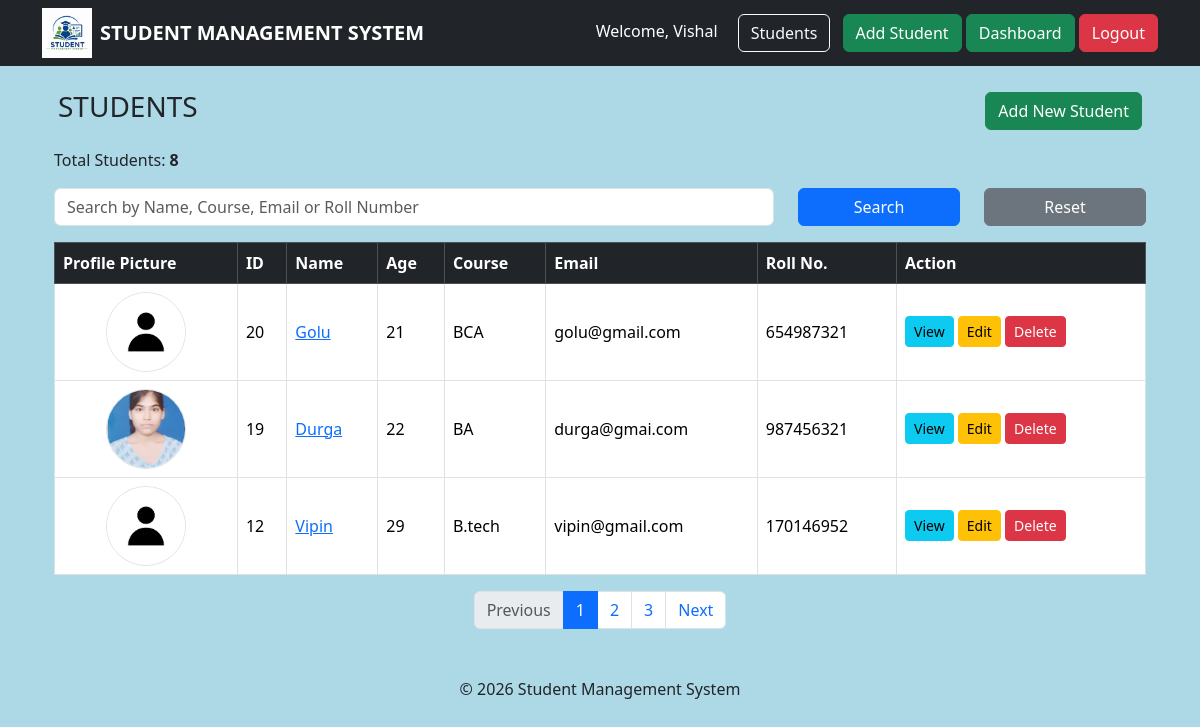
The app's page /students/ (signed in) with its own data.
### students/models.py (models this page shows, shortened)
class Student(models.Model):
    id = models.BigAutoField(primary_key=True, auto_created =True)
    name = models.CharField(max_length=50)
    roll_number = models.IntegerField(unique=True)
    age = models.IntegerField()
    course = models.CharField(max_length=100)
    email = models.EmailField(unique=True)
    photo = models.ImageField(
        upload_to="students/",
        blank=True,
        null=True
    )

### students/views.py (the view, shortened to what this page needs)
# urls.py: path("students/", views.StudentListView.as_view(), name="student_list"),
class StudentListView(LoginRequiredMixin, PermissionRequiredMixin, ListView):
    model = Student
    template_name = "students/student_list.html"
    permission_required = "students.view_student"
    context_object_name = "students"
    paginate_by = 3
    def get_queryset(self):
        queryset = Student.objects.all().order_by("-id")
        query = self.request.GET.get("q")
        return queryset
    def get_context_data(self, **kwargs):
        context = super().get_context_data(**kwargs)
        context["total_students"] = Student.objects.count()
        context["query"] = self.request.GET.get("q", "")
        return context

### templates/students/student_list.html (shortened to what this page needs)
{% extends "students/base.html" %}
{% load static %}
{% block content %}
<div class="d-flex justify-content-between align-items-center mb-3">
    <h3 class="mx-3">STUDENTS</h3>
    {% if perms.students.add_student %}
        <a class="btn btn-success mx-3" href="{% url 'add_student' %}">
            Add New Student
        </a>
    {% endif %}
</div>
<div class="container">
    <p>
        Total Students:
        <strong>{{ page_obj.paginator.count }}</strong>
    </p>
    <form method="GET" class="row mb-3">
        <div class="col-md-8">
            <input
                type="text"
                name="q"
                value="{{ request.GET.q|default:'' }}"
                class="form-control"
                placeholder="Search by Name, Course, Email or Roll Number">
        </div>
        <div class="col-md-2">
            <button type="submit" class="btn btn-primary w-100">
                Search
            </button>
        </div>
        <div class="col-md-2">
            <a href="{% url 'student_list' %}" class="btn btn-secondary w-100">
                Reset
            </a>
        </div>
    </form>
    <table class="table table-bordered table-hover align-middle">
        <thead class="table-dark">
            <tr>
                <th>Profile Picture</th>
                <th>ID</th>
                <th>Name</th>
                <th>Age</th>
                <th>Course</th>
                <th>Email</th>
                <th>Roll No.</th>
                <th>Action</th>
            </tr>
        </thead>
        <tbody>
            {% for student in page_obj %}
            <tr>
                <td class="text-center">
                    {% if student.photo %}
                        <img src="{{ student.photo.url }}"
                             alt="{{ student.name }}"
                             width="80"
                             height="80"
                             class="rounded-circle border"
                             style="object-fit: cover;">
                    {% else %}
                        <img src="{% static 'images/default.jpg' %}"
                             alt="Default Image"
                             width="80"
                             height="80"
                             class="rounded-circle border"
                             style="object-fit: cover;">
                    {% endif %}
                </td>
                <td>{{ student.id }}</td>
                <td><a href="{% url 'student_detail' student.pk %}">
                    {{ student.name }}</a></td>
                <td>{{ student.age }}</td>
                <td>{{ student.course }}</td>
                <td>{{ student.email }}</td>
                <td>{{ student.roll_number }}</td>
                <td>
                    <a href="{% url 'student_detail' student.pk %}" class="btn btn-info btn-sm">View</a>
                    {% if perms.students.change_student %}
                        <a href="{% url 'update_student' student.pk %}"
                           class="btn btn-warning btn-sm">
                            Edit
                        </a>
                    {% endif %}
                    {% if perms.students.delete_student %}
                        <a href="{% url 'delete_student' student.pk %}"
                           class="btn btn-danger btn-sm"
                           onclick="return confirm('Are you sure you want to delete this student?');">
                            Delete
                        </a>
                    {% endif %}
                </td>
            </tr>
            {% empty %}
            <tr>
                <td colspan="8" class="text-center text-danger">
                    No Students Found
                </td>
            </tr>
            {% endfor %}
        </tbody>
    </table>
    {% if page_obj.paginator.num_pages > 1 %}
    <nav aria-label="Student Pagination">
        <ul class="pagination justify-content-center">
            {% if page_obj.has_previous %}
                <li class="page-item">
                    <a class="page-link"
                       href="?page={{ page_obj.previous_page_number }}{% if request.GET.q %}&q={{ request.GET.q }}{% endif %}">
                        Previous
                    </a>
                </li>
            {% else %}
                <li class="page-item disabled">
                    <span class="page-link">Previous</span>
                </li>
            {% endif %}
            {% for page in page_obj.paginator.page_range %}
                {% if page == page_obj.number %}
                    <li class="page-item active">
                        <span class="page-link">
                            {{ page }}
                        </span>
                    </li>
                {% else %}
                    <li class="page-item">
                        <a class="page-link"
                           href="?page={{ page }}{% if request.GET.q %}&q={{ request.GET.q }}{% endif %}">
                            {{ page }}
                        </a>
                    </li>
                {% endif %}
            {% endfor %}
            {% if page_obj.has_next %}
                <li class="page-item">
                    <a class="page-link"
                       href="?page={{ page_obj.next_page_number }}{% if request.GET.q %}&q={{ request.GET.q }}{% endif %}">
                        Next
                    </a>
                </li>
            {% else %}
                <li class="page-item disabled">
                    <span class="page-link">Next</span>
                </li>
            {% endif %}
        </ul>
    </nav>
    {% endif %}
</div>
{% endblock %}

### templates/students/base.html (shortened to what this page needs)
{% load static %}
<!DOCTYPE html>
<html lang="en">
<head>
    <link href="https://cdn.jsdelivr.net/npm/bootstrap@5.3.8/dist/css/bootstrap.min.css"
          rel="stylesheet">
    <link rel="stylesheet" href="{% static 'css/style.css' %}">
</head>
<body>
    <nav class="navbar navbar-expand-lg navbar-dark bg-dark">
        <div class="container">
            <img src="{% static 'images/logo.png' %}" width="50" height="50" alt="Logo">
            <a class="navbar-brand fw-bold ms-2" href="{% url 'home' %}">
                STUDENT MANAGEMENT SYSTEM
            </a>
            <div class="ms-auto">
                {% if user.is_authenticated %}
                    <span class="text-white me-3">
                        Welcome,
                        {{ user.username }}
                    </span>
                    <a class="btn btn-outline-light me-2" href="{% url 'student_list' %}">Students</a>
                    {% if perms.students.add_student %}
                        <a class="btn btn-success" href="{% url 'add_student' %}">Add Student</a>
                        <a class="btn btn-success" href="{% url 'dashboard' %}">Dashboard</a>
                    {% endif %}
                    <form action="{% url 'logout' %}" method="post" class="d-inline">
                        <button type="submit" class="btn btn-danger">Logout</button>
                    </form>
                {% else %}
                    <a href="{% url 'login' %}" class="btn btn-success">Login</a>
                    <a href="{% url 'register' %}" class="btn btn-primary">Register</a>
                {% endif %}
            </div>
        </div>
    </nav>
    <div class="container mt-4">
        {% block content %}
        {% endblock %}
    </div>
    <footer class="text-center mt-5 mb-3">
    © 2026 Student Management System
    </footer>
</body>
</html>

### static/css/style.css (style rules this page uses)
body { background: #ADD8E6; }
table { background:white; }
.btn-success { transition: all 0.3s ease; }

### records on screen
Student: id "20", name "Golu", age "21", course "BCA", email "golu@gmail.com", roll_number "654987321"
Student: photo (picture), id "19", name "Durga", age "22", course "BA", email "durga@gmai.com", roll_number "987456321"
Student: id "12", name "Vipin", age "29", course "B.tech", email "vipin@gmail.com", roll_number "170146952"

### other values on screen
{{ user.username }} "Vishal"
{{ page_obj.paginator.count }} "8"
{{ page }} "1"
{{ page }} "2" "3"
